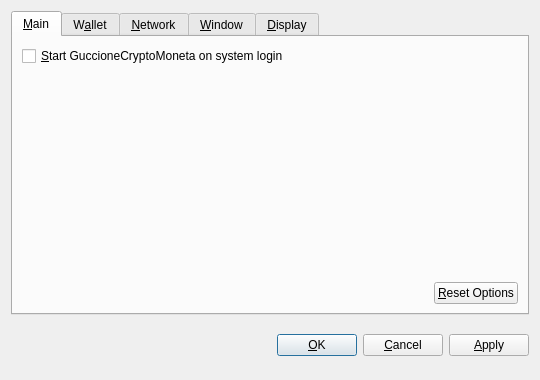
<?xml version="1.0" encoding="UTF-8"?>
<ui version="4.0">
 <class>OptionsDialog</class>
 <widget class="QDialog" name="OptionsDialog">
  <property name="geometry">
   <rect>
    <x>0</x>
    <y>0</y>
    <width>540</width>
    <height>380</height>
   </rect>
  </property>
  <property name="windowTitle">
   <string>Options</string>
  </property>
  <property name="modal">
   <bool>true</bool>
  </property>
  <layout class="QVBoxLayout" name="verticalLayout">
   <item>
    <widget class="QTabWidget" name="tabWidget">
     <property name="tabPosition">
      <enum>QTabWidget::North</enum>
     </property>
     <property name="currentIndex">
      <number>0</number>
     </property>
     <widget class="QWidget" name="tabMain">
      <attribute name="title">
       <string>&amp;Main</string>
      </attribute>
      <layout class="QVBoxLayout" name="verticalLayout_Main">
       <item>
        <widget class="QCheckBox" name="bitcoinAtStartup">
         <property name="toolTip">
          <string>Automatically start GuccioneCryptoMoneta after logging in to the system.</string>
         </property>
         <property name="text">
          <string>&amp;Start GuccioneCryptoMoneta on system login</string>
         </property>
        </widget>
       </item>
       <item>
        <spacer name="verticalSpacer_Main">
         <property name="orientation">
          <enum>Qt::Vertical</enum>
         </property>
         <property name="sizeHint" stdset="0">
          <size>
           <width>20</width>
           <height>40</height>
          </size>
         </property>
        </spacer>
       </item>
       <item>
        <layout class="QHBoxLayout" name="horizontalLayout_2_Main">
         <item>
          <spacer name="horizontalSpacer_2_Main">
           <property name="orientation">
            <enum>Qt::Horizontal</enum>
           </property>
           <property name="sizeHint" stdset="0">
            <size>
             <width>40</width>
             <height>20</height>
            </size>
           </property>
          </spacer>
         </item>
         <item>
          <widget class="QPushButton" name="resetButton">
           <property name="toolTip">
            <string>Reset all client options to default.</string>
           </property>
           <property name="text">
            <string>&amp;Reset Options</string>
           </property>
           <property name="autoDefault">
            <bool>false</bool>
           </property>
          </widget>
         </item>
        </layout>
       </item>
      </layout>
     </widget>
     <widget class="QWidget" name="tabWallet">
      <attribute name="title">
       <string>W&amp;allet</string>
      </attribute>
      <layout class="QVBoxLayout" name="verticalLayout_Network">
       <item>
        <widget class="QLabel" name="transactionFeeInfoLabel">
         <property name="text">
          <string>Optional transaction fee per kB that helps make sure your transactions are processed quickly. Most transactions are 1 kB.</string>
         </property>
         <property name="textFormat">
          <enum>Qt::PlainText</enum>
         </property>
         <property name="wordWrap">
          <bool>true</bool>
         </property>
        </widget>
       </item>
       <item>
        <layout class="QHBoxLayout" name="horizontalLayout_1_Main">
         <item>
          <widget class="QLabel" name="transactionFeeLabel">
           <property name="text">
            <string>Pay transaction &amp;fee</string>
           </property>
           <property name="textFormat">
            <enum>Qt::PlainText</enum>
           </property>
           <property name="buddy">
            <cstring>transactionFee</cstring>
           </property>
          </widget>
         </item>
         <item>
          <widget class="BitcoinAmountField" name="transactionFee"/>
         </item>
         <item>
          <spacer name="horizontalSpacer_1_Main">
           <property name="orientation">
            <enum>Qt::Horizontal</enum>
           </property>
           <property name="sizeHint" stdset="0">
            <size>
             <width>40</width>
             <height>20</height>
            </size>
           </property>
          </spacer>
         </item>
        </layout>
       </item>
       <item>
        <widget class="QLabel" name="label">
         <property name="text">
          <string>If you disable the spending of unconfirmed change, the change from a transaction cannot be used until that transaction has at least one confirmation. This also affects how your balance is computed.</string>
         </property>
         <property name="wordWrap">
          <bool>true</bool>
         </property>
        </widget>
       </item>
       <item>
        <widget class="QCheckBox" name="spendZeroConfChange">
         <property name="text">
          <string>Spend unconfirmed change  (experts only)</string>
         </property>
        </widget>
       </item>
       <item>
        <spacer name="verticalSpacer">
         <property name="orientation">
          <enum>Qt::Vertical</enum>
         </property>
         <property name="sizeHint" stdset="0">
          <size>
           <width>20</width>
           <height>40</height>
          </size>
         </property>
        </spacer>
       </item>
      </layout>
     </widget>
     <widget class="QWidget" name="tabNetwork">
      <attribute name="title">
       <string>&amp;Network</string>
      </attribute>
      <layout class="QVBoxLayout" name="verticalLayout_Network">
       <item>
        <widget class="QCheckBox" name="mapPortUpnp">
         <property name="toolTip">
          <string>Automatically open the GuccioneCryptoMoneta client port on the router. This only works when your router supports UPnP and it is enabled.</string>
         </property>
         <property name="text">
          <string>Map port using &amp;UPnP</string>
         </property>
        </widget>
       </item>
       <item>
        <widget class="QCheckBox" name="connectSocks">
         <property name="toolTip">
          <string>Connect to the GuccioneCryptoMoneta network through a SOCKS proxy (e.g. when connecting through Tor).</string>
         </property>
         <property name="text">
          <string>&amp;Connect through SOCKS proxy:</string>
         </property>
        </widget>
       </item>
       <item>
        <layout class="QHBoxLayout" name="horizontalLayout_Network">
         <item>
          <widget class="QLabel" name="proxyIpLabel">
           <property name="text">
            <string>Proxy &amp;IP:</string>
           </property>
           <property name="textFormat">
            <enum>Qt::PlainText</enum>
           </property>
           <property name="buddy">
            <cstring>proxyIp</cstring>
           </property>
          </widget>
         </item>
         <item>
          <widget class="QValidatedLineEdit" name="proxyIp">
           <property name="maximumSize">
            <size>
             <width>140</width>
             <height>16777215</height>
            </size>
           </property>
           <property name="toolTip">
            <string>IP address of the proxy (e.g. 127.0.0.1)</string>
           </property>
          </widget>
         </item>
         <item>
          <widget class="QLabel" name="proxyPortLabel">
           <property name="text">
            <string>&amp;Port:</string>
           </property>
           <property name="textFormat">
            <enum>Qt::PlainText</enum>
           </property>
           <property name="buddy">
            <cstring>proxyPort</cstring>
           </property>
          </widget>
         </item>
         <item>
          <widget class="QLineEdit" name="proxyPort">
           <property name="maximumSize">
            <size>
             <width>55</width>
             <height>16777215</height>
            </size>
           </property>
           <property name="toolTip">
            <string>Port of the proxy (e.g. 9050)</string>
           </property>
          </widget>
         </item>
         <item>
          <widget class="QLabel" name="socksVersionLabel">
           <property name="text">
            <string>SOCKS &amp;Version:</string>
           </property>
           <property name="textFormat">
            <enum>Qt::PlainText</enum>
           </property>
           <property name="buddy">
            <cstring>socksVersion</cstring>
           </property>
          </widget>
         </item>
         <item>
          <widget class="QValueComboBox" name="socksVersion">
           <property name="toolTip">
            <string>SOCKS version of the proxy (e.g. 5)</string>
           </property>
          </widget>
         </item>
         <item>
          <spacer name="horizontalSpacer_Network">
           <property name="orientation">
            <enum>Qt::Horizontal</enum>
           </property>
           <property name="sizeHint" stdset="0">
            <size>
             <width>40</width>
             <height>20</height>
            </size>
           </property>
          </spacer>
         </item>
        </layout>
       </item>
       <item>
        <spacer name="verticalSpacer_Network">
         <property name="orientation">
          <enum>Qt::Vertical</enum>
         </property>
         <property name="sizeHint" stdset="0">
          <size>
           <width>20</width>
           <height>40</height>
          </size>
         </property>
        </spacer>
       </item>
      </layout>
     </widget>
     <widget class="QWidget" name="tabWindow">
      <attribute name="title">
       <string>&amp;Window</string>
      </attribute>
      <layout class="QVBoxLayout" name="verticalLayout_Window">
       <item>
        <widget class="QCheckBox" name="minimizeToTray">
         <property name="toolTip">
          <string>Show only a tray icon after minimizing the window.</string>
         </property>
         <property name="text">
          <string>&amp;Minimize to the tray instead of the taskbar</string>
         </property>
        </widget>
       </item>
       <item>
        <widget class="QCheckBox" name="minimizeOnClose">
         <property name="toolTip">
          <string>Minimize instead of exit the application when the window is closed. When this option is enabled, the application will be closed only after selecting Quit in the menu.</string>
         </property>
         <property name="text">
          <string>M&amp;inimize on close</string>
         </property>
        </widget>
       </item>
       <item>
        <spacer name="verticalSpacer_Window">
         <property name="orientation">
          <enum>Qt::Vertical</enum>
         </property>
         <property name="sizeHint" stdset="0">
          <size>
           <width>20</width>
           <height>40</height>
          </size>
         </property>
        </spacer>
       </item>
      </layout>
     </widget>
     <widget class="QWidget" name="tabDisplay">
      <attribute name="title">
       <string>&amp;Display</string>
      </attribute>
      <layout class="QVBoxLayout" name="verticalLayout_Display">
       <item>
        <layout class="QHBoxLayout" name="horizontalLayout_1_Display">
         <item>
          <widget class="QLabel" name="langLabel">
           <property name="text">
            <string>User Interface &amp;language:</string>
           </property>
           <property name="textFormat">
            <enum>Qt::PlainText</enum>
           </property>
           <property name="buddy">
            <cstring>lang</cstring>
           </property>
          </widget>
         </item>
         <item>
          <widget class="QValueComboBox" name="lang">
           <property name="toolTip">
            <string>The user interface language can be set here. This setting will take effect after restarting GuccioneCryptoMoneta.</string>
           </property>
          </widget>
         </item>
        </layout>
       </item>
       <item>
        <layout class="QHBoxLayout" name="horizontalLayout_2_Display">
         <item>
          <widget class="QLabel" name="unitLabel">
           <property name="text">
            <string>&amp;Unit to show amounts in:</string>
           </property>
           <property name="textFormat">
            <enum>Qt::PlainText</enum>
           </property>
           <property name="buddy">
            <cstring>unit</cstring>
           </property>
          </widget>
         </item>
         <item>
          <widget class="QValueComboBox" name="unit">
           <property name="toolTip">
            <string>Choose the default subdivision unit to show in the interface and when sending coins.</string>
           </property>
          </widget>
         </item>
        </layout>
       </item>
       <item>
        <widget class="QCheckBox" name="displayAddresses">
         <property name="toolTip">
          <string>Whether to show GuccioneCryptoMoneta addresses in the transaction list or not.</string>
         </property>
         <property name="text">
          <string>&amp;Display addresses in transaction list</string>
         </property>
        </widget>
       </item>
       <item>
        <widget class="QCheckBox" name="coinControlFeatures">
         <property name="toolTip">
          <string>Whether to show coin control features or not.</string>
         </property>
         <property name="text">
          <string>Display coin &amp;control features (experts only!)</string>
         </property>
        </widget>
       </item>
       <item>
        <spacer name="verticalSpacer_Display">
         <property name="orientation">
          <enum>Qt::Vertical</enum>
         </property>
         <property name="sizeHint" stdset="0">
          <size>
           <width>20</width>
           <height>40</height>
          </size>
         </property>
        </spacer>
       </item>
      </layout>
     </widget>
    </widget>
   </item>
   <item>
    <layout class="QHBoxLayout" name="horizontalLayout_Buttons">
     <item>
      <spacer name="horizontalSpacer_1">
       <property name="orientation">
        <enum>Qt::Horizontal</enum>
       </property>
       <property name="sizeHint" stdset="0">
        <size>
         <width>40</width>
         <height>48</height>
        </size>
       </property>
      </spacer>
     </item>
     <item>
      <widget class="QLabel" name="statusLabel">
       <property name="font">
        <font>
         <weight>75</weight>
         <bold>true</bold>
        </font>
       </property>
       <property name="text">
        <string/>
       </property>
       <property name="textFormat">
        <enum>Qt::PlainText</enum>
       </property>
       <property name="wordWrap">
        <bool>true</bool>
       </property>
      </widget>
     </item>
     <item>
      <spacer name="horizontalSpacer_2">
       <property name="orientation">
        <enum>Qt::Horizontal</enum>
       </property>
       <property name="sizeHint" stdset="0">
        <size>
         <width>40</width>
         <height>48</height>
        </size>
       </property>
      </spacer>
     </item>
     <item>
      <widget class="QPushButton" name="okButton">
       <property name="text">
        <string>&amp;OK</string>
       </property>
      </widget>
     </item>
     <item>
      <widget class="QPushButton" name="cancelButton">
       <property name="text">
        <string>&amp;Cancel</string>
       </property>
       <property name="autoDefault">
        <bool>false</bool>
       </property>
      </widget>
     </item>
     <item>
      <widget class="QPushButton" name="applyButton">
       <property name="text">
        <string>&amp;Apply</string>
       </property>
       <property name="autoDefault">
        <bool>false</bool>
       </property>
      </widget>
     </item>
    </layout>
   </item>
  </layout>
 </widget>
 <customwidgets>
  <customwidget>
   <class>BitcoinAmountField</class>
   <extends>QSpinBox</extends>
   <header>bitcoinamountfield.h</header>
  </customwidget>
  <customwidget>
   <class>QValueComboBox</class>
   <extends>QComboBox</extends>
   <header>qvaluecombobox.h</header>
  </customwidget>
  <customwidget>
   <class>QValidatedLineEdit</class>
   <extends>QLineEdit</extends>
   <header>qvalidatedlineedit.h</header>
  </customwidget>
 </customwidgets>
 <resources/>
 <connections/>
</ui>
